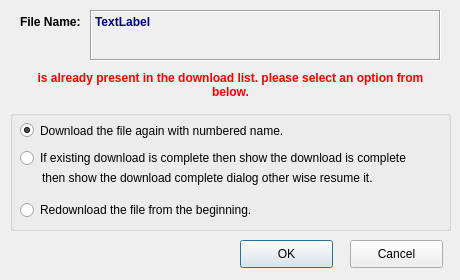
<?xml version="1.0" encoding="UTF-8"?>
<ui version="4.0">
 <class>Dialog</class>
 <widget class="QDialog" name="Dialog">
  <property name="geometry">
   <rect>
    <x>0</x>
    <y>0</y>
    <width>460</width>
    <height>280</height>
   </rect>
  </property>
  <property name="sizePolicy">
   <sizepolicy hsizetype="Fixed" vsizetype="Fixed">
    <horstretch>0</horstretch>
    <verstretch>0</verstretch>
   </sizepolicy>
  </property>
  <property name="minimumSize">
   <size>
    <width>460</width>
    <height>280</height>
   </size>
  </property>
  <property name="maximumSize">
   <size>
    <width>460</width>
    <height>280</height>
   </size>
  </property>
  <property name="focusPolicy">
   <enum>Qt::StrongFocus</enum>
  </property>
  <property name="windowTitle">
   <string>File Already Exists!</string>
  </property>
  <property name="windowIcon">
   <iconset>
    <normaloff>../Extras/Icons/alert-box.png</normaloff>../Extras/Icons/alert-box.png</iconset>
  </property>
  <property name="autoFillBackground">
   <bool>false</bool>
  </property>
  <widget class="QLabel" name="label">
   <property name="geometry">
    <rect>
     <x>20</x>
     <y>12</y>
     <width>71</width>
     <height>20</height>
    </rect>
   </property>
   <property name="text">
    <string>&lt;html&gt;&lt;head/&gt;&lt;body&gt;&lt;p&gt;&lt;span style=&quot; font-weight:600;&quot;&gt;File Name:&lt;/span&gt;&lt;/p&gt;&lt;/body&gt;&lt;/html&gt;</string>
   </property>
  </widget>
  <widget class="QLabel" name="label_2">
   <property name="geometry">
    <rect>
     <x>20</x>
     <y>70</y>
     <width>421</width>
     <height>31</height>
    </rect>
   </property>
   <property name="text">
    <string>&lt;html&gt;&lt;head/&gt;&lt;body&gt;&lt;p align=&quot;center&quot;&gt;&lt;span style=&quot; font-weight:600; color:#ff0000;&quot;&gt;is already present in the download list. please select an option from below.&lt;/span&gt;&lt;/p&gt;&lt;/body&gt;&lt;/html&gt;</string>
   </property>
   <property name="wordWrap">
    <bool>true</bool>
   </property>
  </widget>
  <widget class="QGroupBox" name="groupBox">
   <property name="geometry">
    <rect>
     <x>10</x>
     <y>110</y>
     <width>441</width>
     <height>121</height>
    </rect>
   </property>
   <property name="title">
    <string/>
   </property>
   <widget class="QRadioButton" name="choice_1">
    <property name="geometry">
     <rect>
      <x>10</x>
      <y>10</y>
      <width>361</width>
      <height>21</height>
     </rect>
    </property>
    <property name="font">
     <font>
      <weight>50</weight>
      <bold>false</bold>
     </font>
    </property>
    <property name="text">
     <string>Download the file again with numbered name.</string>
    </property>
    <property name="checked">
     <bool>true</bool>
    </property>
   </widget>
   <widget class="QRadioButton" name="choice_2">
    <property name="geometry">
     <rect>
      <x>10</x>
      <y>40</y>
      <width>421</width>
      <height>16</height>
     </rect>
    </property>
    <property name="text">
     <string>If existing download is complete then show the download is complete</string>
    </property>
    <property name="checked">
     <bool>false</bool>
    </property>
   </widget>
   <widget class="QLabel" name="label_3">
    <property name="geometry">
     <rect>
      <x>32</x>
      <y>60</y>
      <width>371</width>
      <height>16</height>
     </rect>
    </property>
    <property name="text">
     <string>then show the download complete dialog other wise resume it.</string>
    </property>
   </widget>
   <widget class="QRadioButton" name="choice_3">
    <property name="geometry">
     <rect>
      <x>10</x>
      <y>90</y>
      <width>291</width>
      <height>20</height>
     </rect>
    </property>
    <property name="text">
     <string>Redownload the file from the beginning.</string>
    </property>
   </widget>
  </widget>
  <widget class="QLabel" name="lbl_filename">
   <property name="geometry">
    <rect>
     <x>90</x>
     <y>10</y>
     <width>351</width>
     <height>51</height>
    </rect>
   </property>
   <property name="frameShape">
    <enum>QFrame::Box</enum>
   </property>
   <property name="frameShadow">
    <enum>QFrame::Sunken</enum>
   </property>
   <property name="text">
    <string>&lt;html&gt;&lt;head/&gt;&lt;body&gt;&lt;p&gt;&lt;span style=&quot; font-weight:600; color:#00007f;&quot;&gt;TextLabel&lt;/span&gt;&lt;/p&gt;&lt;/body&gt;&lt;/html&gt;</string>
   </property>
   <property name="scaledContents">
    <bool>true</bool>
   </property>
   <property name="alignment">
    <set>Qt::AlignLeading|Qt::AlignLeft|Qt::AlignTop</set>
   </property>
   <property name="wordWrap">
    <bool>true</bool>
   </property>
  </widget>
  <widget class="QPushButton" name="btn_ok">
   <property name="geometry">
    <rect>
     <x>240</x>
     <y>240</y>
     <width>93</width>
     <height>28</height>
    </rect>
   </property>
   <property name="text">
    <string>OK</string>
   </property>
  </widget>
  <widget class="QPushButton" name="btn_cancel">
   <property name="geometry">
    <rect>
     <x>350</x>
     <y>240</y>
     <width>93</width>
     <height>28</height>
    </rect>
   </property>
   <property name="text">
    <string>Cancel</string>
   </property>
  </widget>
  <zorder>groupBox</zorder>
  <zorder>label</zorder>
  <zorder>label_2</zorder>
  <zorder>lbl_filename</zorder>
  <zorder>btn_ok</zorder>
  <zorder>btn_cancel</zorder>
 </widget>
 <tabstops>
  <tabstop>choice_1</tabstop>
  <tabstop>choice_2</tabstop>
 </tabstops>
 <resources/>
 <connections/>
</ui>
